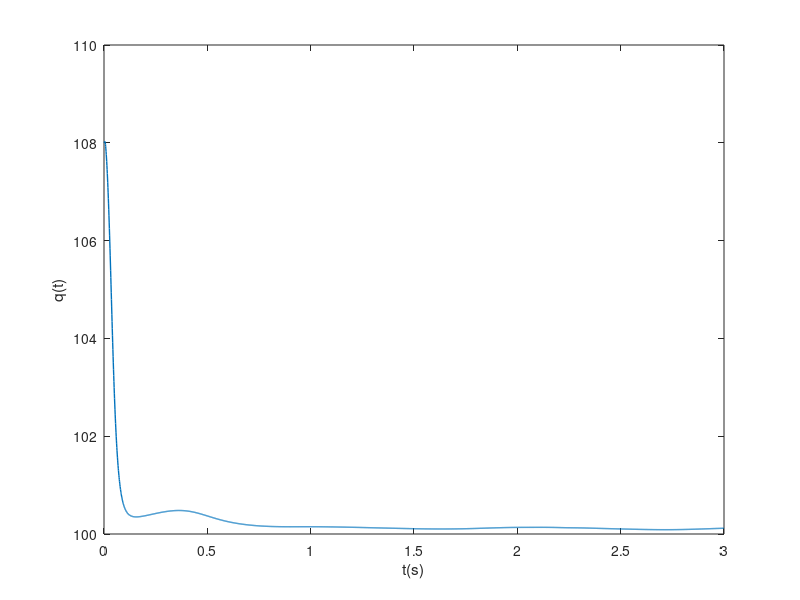
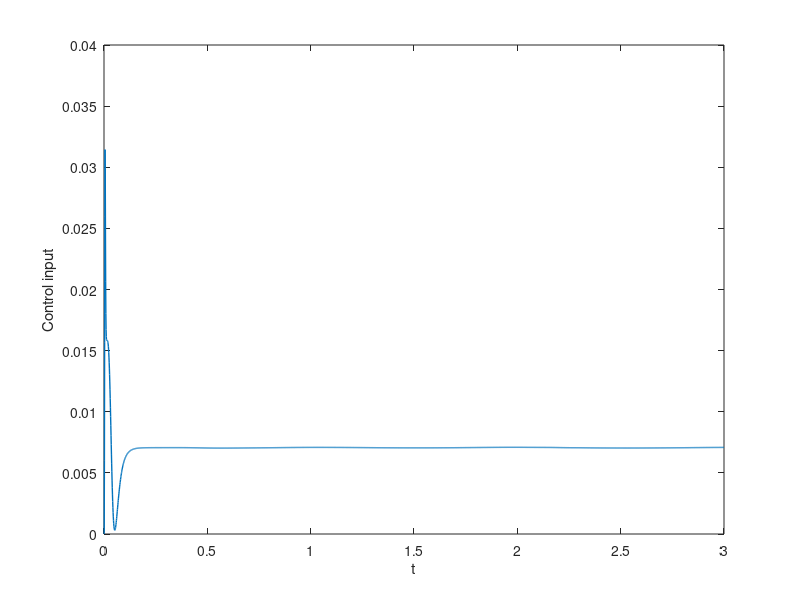
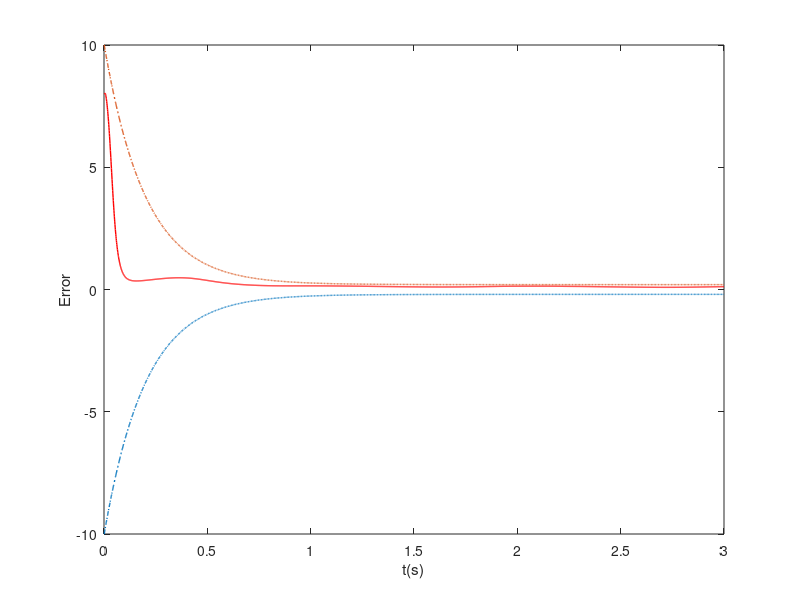

These charts were generated, in order, by the following MATLAB code:
 %论文 Finite-Time Algorithom
 %《Adaptive finite time congestion tracking control for TCP/AQM system with input saturation》, 2022.

 clc;
 close all;
 clear;

 %定义时间间隔
 h=0.001;   %步 长选择为0.001；
 t=0;
 u=[];
 uu=[];
 ydd=[];
 NN=3000;  %运行时间设定为5秒

 %设计参数定义
 %Step 1
 c1=10;
 r=97/101;
 aa1=0.4;
 l1=100;
 sigma1=5;
 %Step 2
 c2=2;
 l2=10;
 a2=0.5;
 sigma2=1;

 %系统参数
 R=0.1;
 C=10000;
 N=100;

 %定义初值
 x0=[108;0;0;0];   %分别对应状态1，状态2，辅助函数状态，自适应律
 x=x0;
 x_10=108-100;
 xx=[];
 u0=0;

%控制器设计(后面的时刻可以表示为i*hh)
for i=1:NN
    %——————系统中变量定义a(i),b(i),f(i),g(i)——————
    cwnd(i)=R*(x(2,i)+C)/N;
    b1(i)=-0.12*log10(cwnd(i))+0.69;
    a1(i)=0.16*((cwnd(i))^0.8)*b1(i)/(2-b1(i));
    f(i)=N*a1(i)/R^2;
    g(i)=-b1(i)*(x(2,i)+C)^2/N;
    
    %——————定义期望队列长度——————
    qref(i)=100;
    qref_1(i)=0;   %期望队列长度的导数
    ydd=[100 qref];
    
    %——————系统中的扰动——————
    d(i)=2*sin(2*pi*t(i))+1.5*cos(3*t(i))+3.5;
%     d(i)=0;
    dd=[5 d];
    
    %——————定义队列跟踪误差——————
    e1(i)=x(1,i)-qref(i);
    e11=[x_10 e1];

    %——————Prescribed Performance Control——————
    %Prescribed Performance Function
    k_10=10;
    k_12=0.2;
    mu_1=5;
    k1(i)=(k_10 - k_12)*exp(-mu_1*t(i)) + k_12;
    k1_1(i)=(k_10 - k_12)*exp(-mu_1*t(i))*(-mu_1);
    KK1=[k_10 k1];
   
    %Error Transformation
    A(i)=e1(i)/k1(i);
    epson(i)=0.5*log((1+A(i)) / (1-A(i)));
    gamma(i)=tanh(epson(i));
    gamma_ep(i)=4 / ( exp(epson(i)) + exp(-epson(i)) )^2;
    H1(i)=1 / (k1(i)*gamma_ep(i));
    H2(i)=-H1(i)*k1_1(i)*gamma(i);

   %——————定义第一个误差z1——————
   z1(i)=epson(i);
   
   %——————自适应律——————
   xx(3,i)=h*( l1*z1(i)^2/(2*aa1^2) - sigma1*x(3,i) )+x(3,i);

   %——————虚拟控制律——————
   alpha_1(i)=-(c1*z1(i)^(2*r-1) + z1(i)*x(3,i)/(2*aa1^2) + z1(i)/2) / H1(i);
   
   %——————定义第二个误差z2——————
   z2(i)=x(2,i)-alpha_1(i);
   
   %——————自适应律——————
   xx(4,i)=h*(l2*z2(i)^2/(2*a2^2) - sigma2*x(4,i))+x(4,i);
   
   %——————控制律——————
   v(i)=-(c2*z2(i)^(2*r-1) + z2(i)*x(4,i)/(2*a2^2) + z2(i)/2)/g(i);
   vv=[u0, v];
   
   %——————输入受限后的控制律——————
   if v(i)<0
       u(i)=0;
   else
       u(i)=tanh(v(i));
   end
%    u(i)=0.5*tanh((v1(i)-0.5)/0.5)+0.5;
   uu=[u0 u];

   %计算下一步状态
   xx(1,i)=h*(x(2,i)+d(i))+x(1,i);
   xx(2,i)=h*(f(i)+g(i)*u(i))+x(2,i);

   W(i)=R*(x(2,i)+C)/N;   %窗口大小
   WW=[0 W];
    
    %储存状态
    x=[x0 xx];     %按列分配，则行为对应的状态
    t=[t i*h];

end
   
 %绘图部分
 figure(1);   %队列长度
 plot(t,x(1,:),'lineWidth',1);
%  legend('x_1(t)')
 xlabel('t(s)');
 ylabel('q(t)');
 
 figure(3)
 plot(t,uu(1,:),'lineWidth',1);
 hold on;
%  ylim([-0.1,0.3]);
 xlabel('t');
 ylabel('Control input');
 
 figure(4)
 plot(t,e11,'r-','lineWidth',1);
 hold on;
 plot(t,-KK1,'-.','lineWidth',1);
 hold on;
 plot(t,KK1,'-.','lineWidth',1);
 hold on;
%  ylim([-2,6]);
 xlabel('t(s)');
 ylabel('Error');

 
